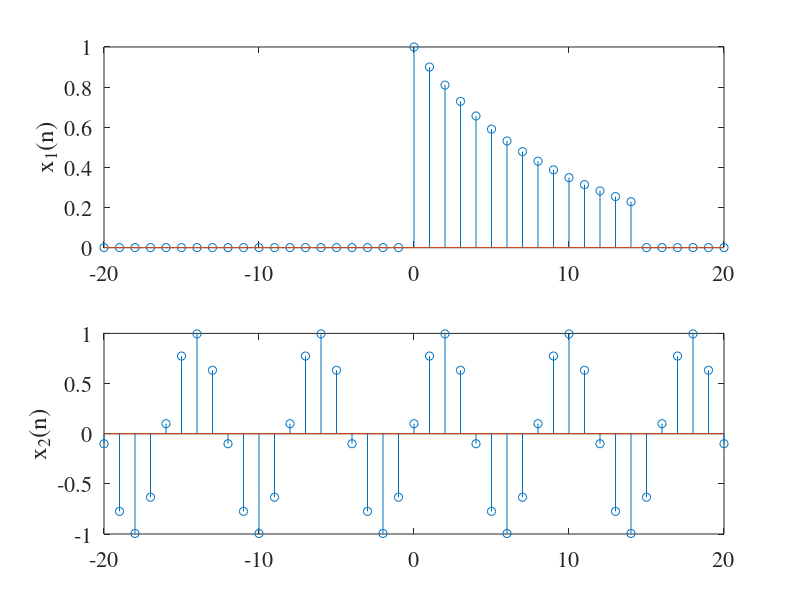

This figure's MATLAB source:
n=-20:20;
%u = heaviside(n);



%heaviside(0) = 1;
x1=(0.9.^n).*((n>=0) - (n>=15));
%x1=(0.9.^n).*(u(n)-u(n-15));
subplot(2,1,1)
stem(n,x1);
line([-20 20],[0 0]);
set(gca,'FontName','times','FontSize',16);
ylabel('x_1(n)','FontName','times','FontSize',18);




x2=sin(0.25.*pi.*n+0.1);
subplot(2,1,2)
stem(n,x2);
line([-20 20],[0 0]);
set(gca,'FontName','times','FontSize',16);
ylabel('x_2(n)','FontName','times','FontSize',18);